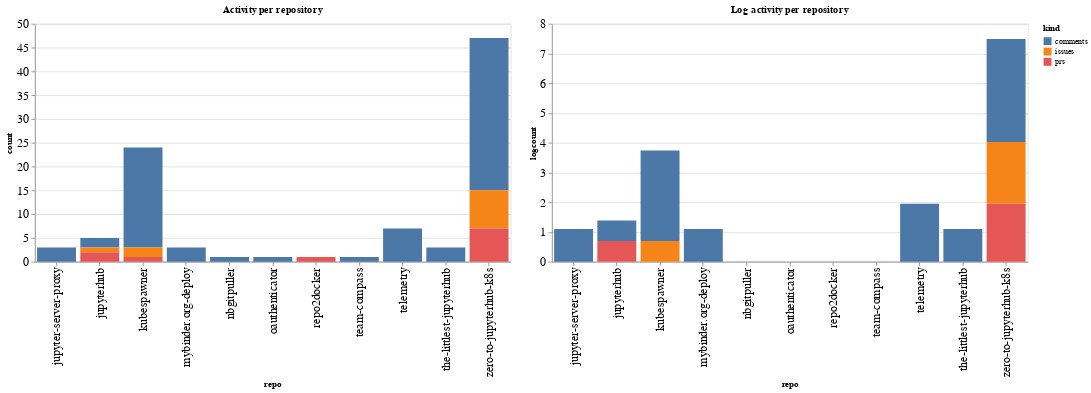

Notebook cell for this chart:
### Code cell
ch1 = alt.Chart(repo_summaries, width=600, title="Activity per repository").mark_bar().encode(
    x='repo',
    y='count',
    color='kind',
    tooltip="kind"
)

ch2 = alt.Chart(repo_summaries, width=600, title="Log activity per repository").mark_bar().encode(
    x='repo',
    y='logcount',
    color='kind',
    tooltip="kind"
)

ch1 | ch2

### Figure 1 — Vega-Lite specification as saved in the notebook (floating-point values rounded to 4 significant figures)
{"config": {"axisLeft": {"labelFontSize": 15}, "axisBottom": {"labelFontSize": 15}}, "hconcat": [{"mark": "bar", "encoding": {"color": {"type": "nominal", "field": "kind"}, "tooltip": {"type": "nominal", "field": "kind"}, "x": {"type": "nominal", "field": "repo"}, "y": {"type": "quantitative", "field": "count"}}, "title": "Activity per repository", "width": 600}, {"mark": "bar", "encoding": {"color": {"type": "nominal", "field": "kind"}, "tooltip": {"type": "nominal", "field": "kind"}, "x": {"type": "nominal", "field": "repo"}, "y": {"type": "quantitative", "field": "logcount"}}, "title": "Log activity per repository", "width": 600}], "data": {"name": "data-1d1ce4e83ae12604236bb397def6a301"}, "$schema": "https://vega.github.io/schema/vega-lite/v4.8.1.json", "datasets": {"data-1d1ce4e83ae12604236bb397def6a301": [{"repo": "jupyter-server-proxy", "kind": "comments", "count": 3, "logcount": 1.099}, {"repo": "jupyterhub", "kind": "comments", "count": 2, "logcount": 0.6931}, {"repo": "jupyterhub", "kind": "issues", "count": 1, "logcount": 0.0}, {"repo": "jupyterhub", "kind": "prs", "count": 2, "logcount": 0.6931}, {"repo": "kubespawner", "kind": "comments", "count": 21, "logcount": 3.045}, {"repo": "kubespawner", "kind": "issues", "count": 2, "logcount": 0.6931}, {"repo": "kubespawner", "kind": "prs", "count": 1, "logcount": 0.0}, {"repo": "mybinder.org-deploy", "kind": "comments", "count": 3, "logcount": 1.099}, {"repo": "nbgitpuller", "kind": "comments", "count": 1, "logcount": 0.0}, {"repo": "oauthenticator", "kind": "comments", "count": 1, "logcount": 0.0}, {"repo": "repo2docker", "kind": "prs", "count": 1, "logcount": 0.0}, {"repo": "team-compass", "kind": "comments", "count": 1, "logcount": 0.0}, {"repo": "telemetry", "kind": "comments", "count": 7, "logcount": 1.946}, {"repo": "the-littlest-jupyterhub", "kind": "comments", "count": 3, "logcount": 1.099}, {"repo": "zero-to-jupyterhub-k8s", "kind": "comments", "count": 32, "logcount": 3.466}, {"repo": "zero-to-jupyterhub-k8s", "kind": "issues", "count": 8, "logcount": 2.079}, {"repo": "zero-to-jupyterhub-k8s", "kind": "prs", "count": 7, "logcount": 1.946}]}}
